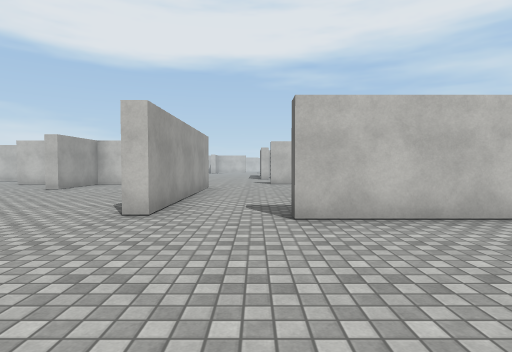
view 1 (above)

24 first-person views from a walk through a Unity game level. The camera is 1.3 m above the floor, tilts 2° down and sees 80° across. The floor is counted in squares, 1.66 m on a side. Each view is taken from the middle of a square. On the plan, view 1 faces up. The plan holds only what a view shows up to about 11 squares ahead; the rest is blank. The place goes on beyond the plan. The player character is not drawn. Surface patterns are stand-ins for the level's own textures.

view 2
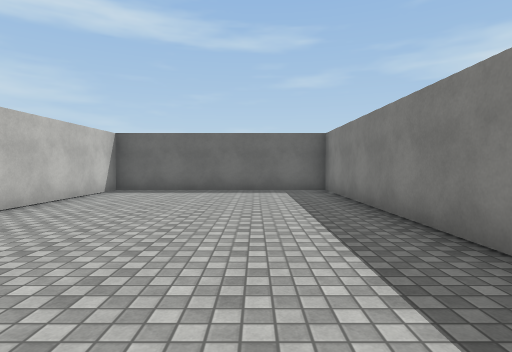

view 3
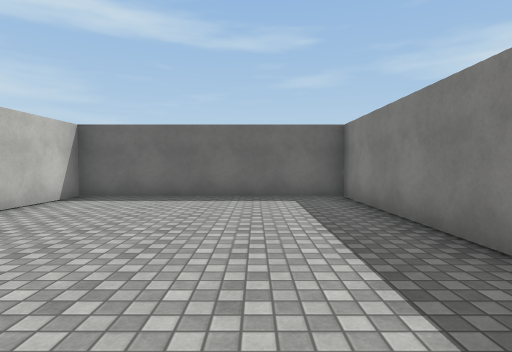

view 4
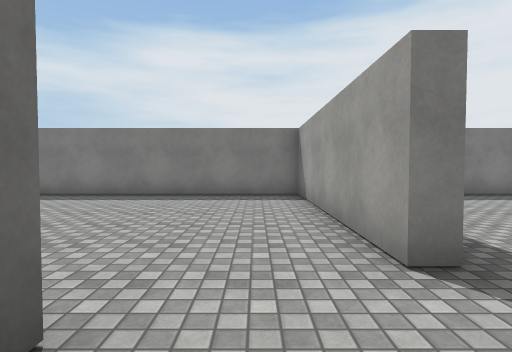

view 5
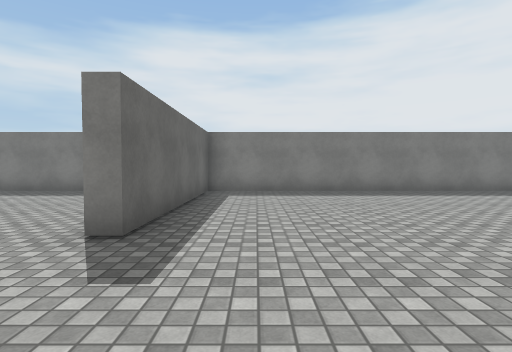

view 6
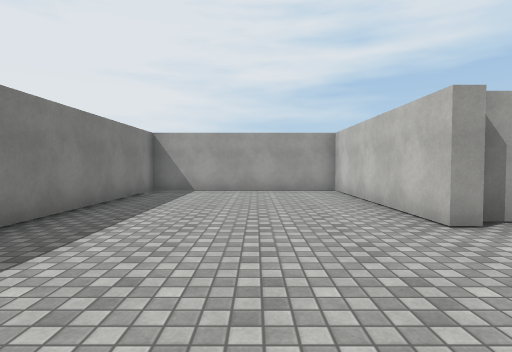

view 7
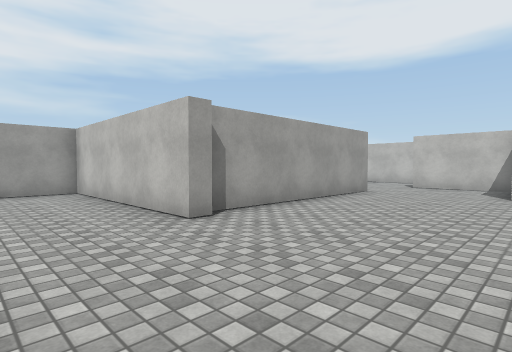

view 8
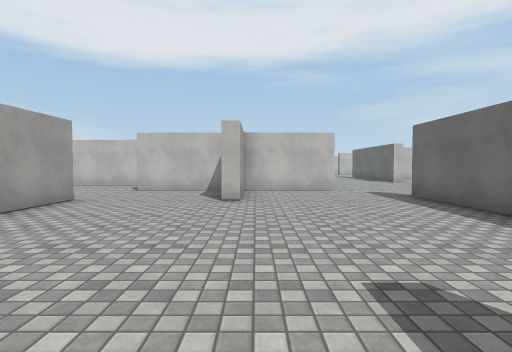

view 9
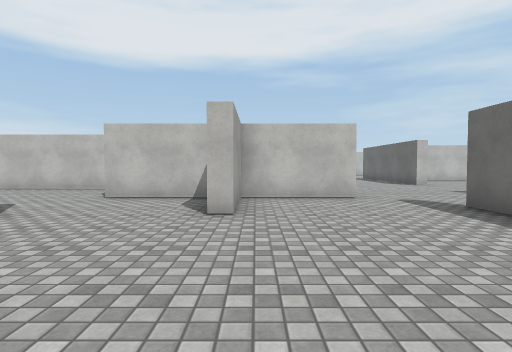

view 10
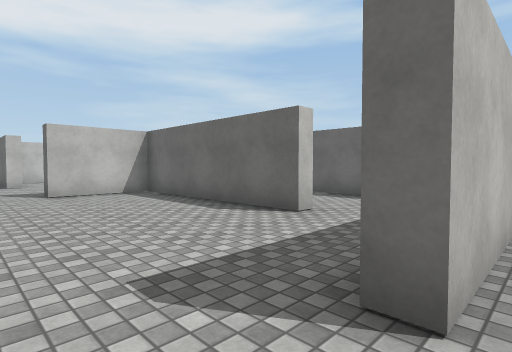

view 11
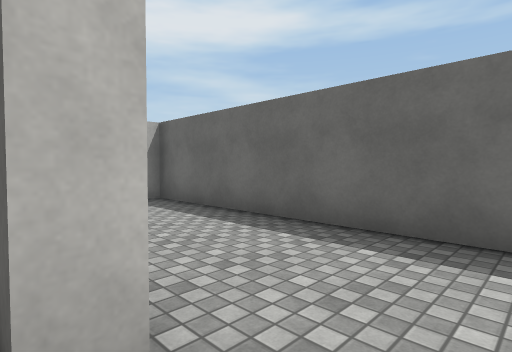

view 12
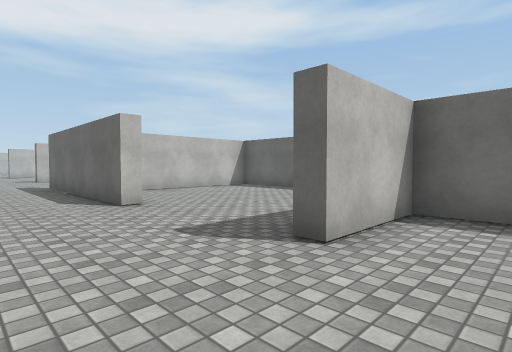

view 13
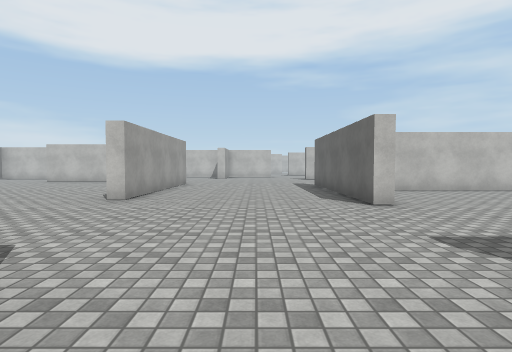

view 14
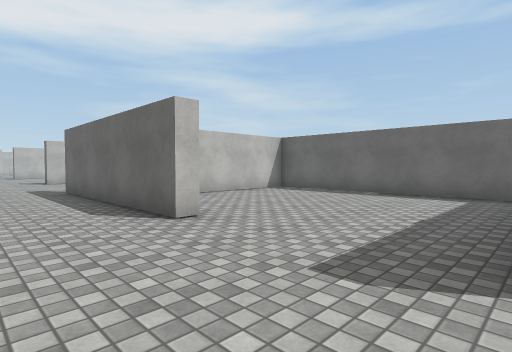

view 15
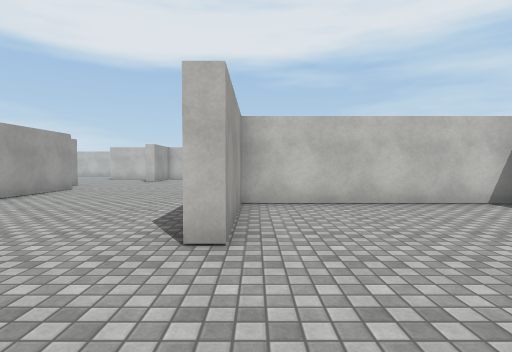

view 16
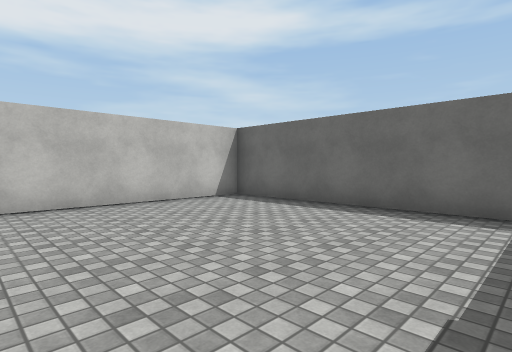

view 17
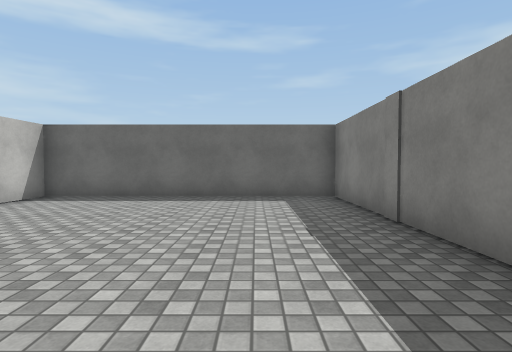

view 18
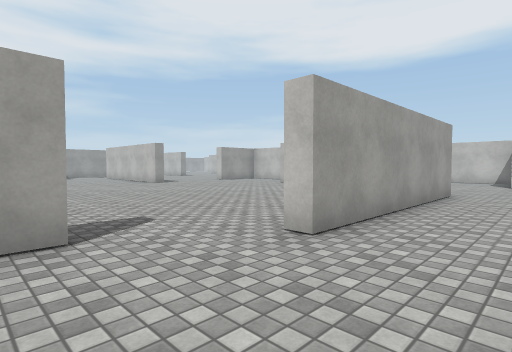

view 19
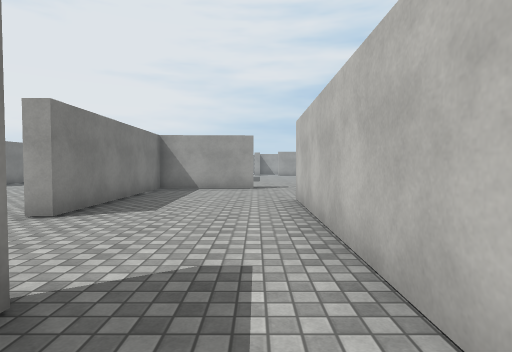

view 20
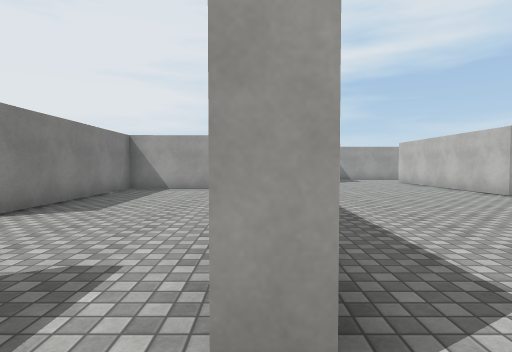

view 21
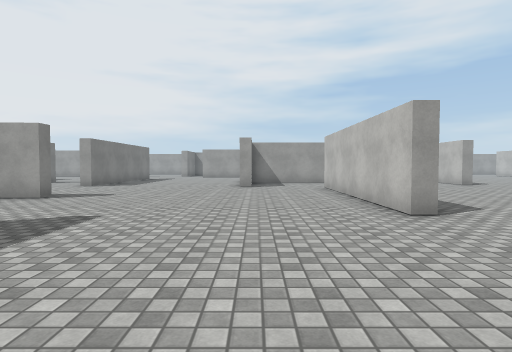

view 22
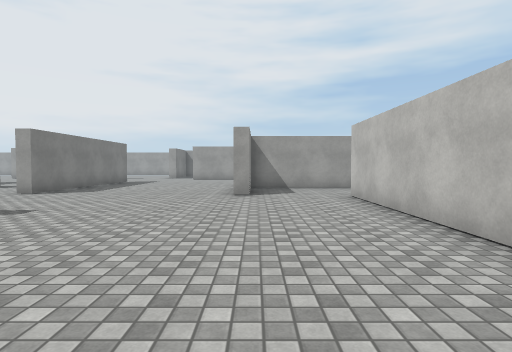

view 23
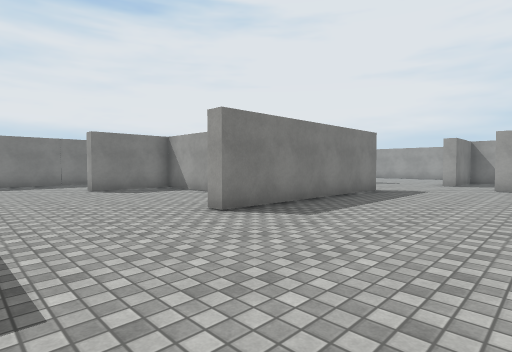

view 24
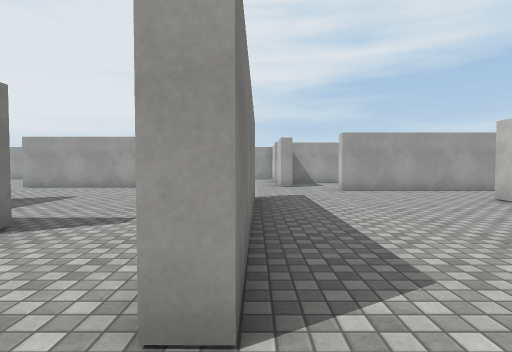

### Floor plan
Key: @ floor where view 1 was taken; # wall or solid block; x gap in a wall; . floor.
Columns run from 32 left of view 1 to 7 right of it. Each row starts with its distance up from view 1.
 23               ....   ..    #....x
 22        #.. ######.. .....  #....#
 21        #.................. #....########
 20  #.    #...................#....#......#
 19  #...######................#....#......#
 18  #.... ....................#....#......#
 17  #..............................#......#
 16 .#.....................................#
 15 ..................######.#.............#
 14 #............##..........  ............#
 13 ....######... #........######....#######
 12        .......#..........#.........#  .#
 11      ........ ######.....#.........# ..#
 10    ..........     ... ...#....#....# ..#
  9 #......#.....     .   #.......#....#...#
  8 #..... #.....         #.......#....#...#
  7 #....  ####..         #.......#........#
  6 #..       ...         #.......#........#
  5 #.        ...         #.......#..#######
  4            ##   #######................#
  3                 #..........#...........#
  2                 #..........#...........#
  1                 #..........#...........#
  0                 #..........#....@......#
 -1                 #..........#...........#
 -2                 #..........#...........#
 -3                 ########################

Positions as (right, up) in squares from view 1, and headings:
1: (0, 0), facing up
2: (-3, 0), facing right
3: (-1, 0), facing right
4: (-3, 6), facing down
5: (-6, 7), facing down
6: (-6, 1), facing left
7: (-6, 1), facing up-left
8: (-6, 3), facing up
9: (-6, 5), facing up
10: (-1, 4), facing up-right
11: (3, 6), facing up-right
12: (-2, 11), facing up-right
13: (-2, 11), facing up
14: (-2, 13), facing up-right
15: (1, 14), facing up
16: (1, 14), facing up-right
17: (-1, 15), facing right
18: (-3, 15), facing up-left
19: (-8, 14), facing left
20: (-8, 15), facing left
21: (-11, 19), facing left
22: (-14, 19), facing left
23: (-19, 17), facing down-left
24: (-21, 13), facing left
